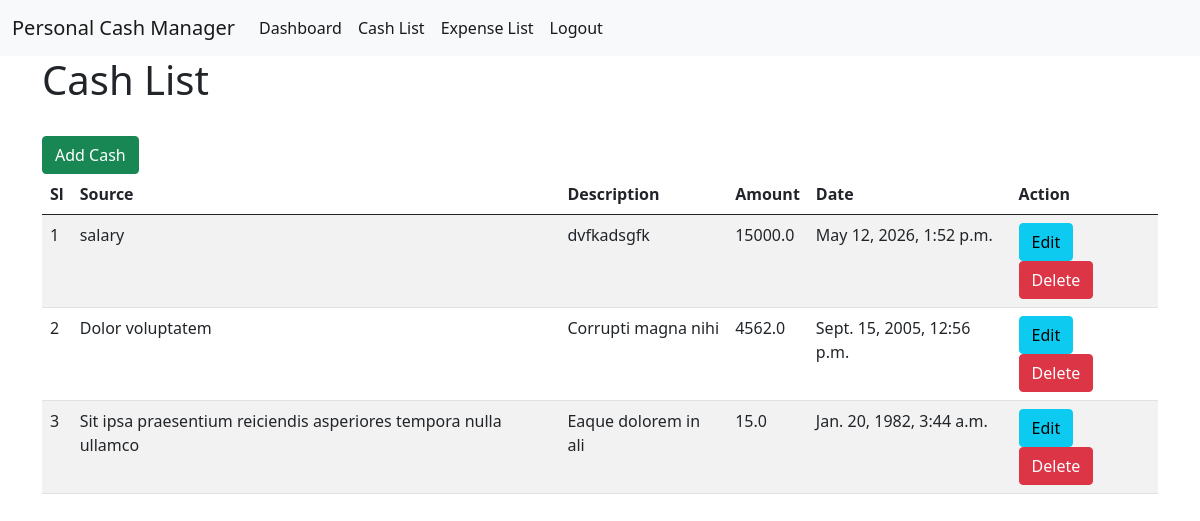
Page /cash-list/ (signed in) on the committed database.
### ManageCash/models.py (models this page shows, shortened)
class CashModel(models.Model):
    user=models.ForeignKey(UserModel,on_delete=models.CASCADE, related_name='cash_info',null=True)
    source=models.CharField(max_length=100,null=True)
    datetime=models.DateTimeField(null=True)
    amount=models.FloatField(null=True)
    description=models.TextField(null=True)

### ManageCash/views.py (the view)
# urls.py: path('cash-list/',cash_list,name='cash_list'),
@login_required
def cash_list(request):
    form_data=CashModel.objects.filter(user=request.user)
    context={
        'form_data':form_data
    }
    return render(request,'cash-list.html',context)

### ManageCash/templates/cash-list.html
{% extends 'master/base.html' %}
{% block body %}
<h1>Cash List</h1>
<br>
<a href="{% url 'add_cash' %}" class="btn btn-success">Add Cash</a>
<br>
<table class="table table-striped">
    <thead>
      <tr>
        <th>Sl</th>
        <th>Source</th>
        <th>Description</th>
        <th>Amount</th>
        <th>Date</th>
        <th>Action</th>
      </tr>
    </thead>
    <tbody>
      {% for cash in form_data  %}
      <tr>
        <td>{{forloop.counter}}</td>
        <td>{{cash.source}}</td>
        <td>{{cash.description}}</td>
        <td>{{cash.amount}}</td>
        <td>{{cash.datetime}}</td>
        <td>
          <a href="{% url 'update_cash' cash.id %}" class="btn btn-info">Edit</a>
          <a href="{% url 'delete_page' cash.id %}" class="btn btn-danger">Delete</a>
        </td>
      </tr>
      {% endfor %}
    </tbody>
</table>
{% endblock body %}

### ManageCash/templates/master/base.html (shortened to what this page needs)
{% load static %}
<!DOCTYPE html>
<html lang="en">
<head>
    <link rel="stylesheet" href="{% static 'bootstrap\css\bootstrap.min.css' %}">
</head>
<body>
    {% include 'master/nav.html' %}
    <div class="container">
        {% block body %}
        {% endblock body %}
    </div>
</body>
</html>

### ManageCash/templates/master/nav.html (shortened to what this page needs)
<nav class="navbar navbar-expand-lg navbar-light bg-light">
  <div class="container-fluid">
    <a class="navbar-brand" href="#">Personal Cash Manager</a>
    <div class="collapse navbar-collapse" id="navbarNav">
      <ul class="navbar-nav">
        {% if request.user.is_authenticated %}
        <li class="nav-item">
          <a class="nav-link active" aria-current="page" href="{% url 'dashboard_page' %}">Dashboard</a>
        </li>
        <li class="nav-item">
          <a class="nav-link active" href="{% url 'cash_list' %}">Cash List</a>
        </li>
        <li class="nav-item">
          <a class="nav-link active" href="{% url 'expense_page' %}">Expense List</a>
        </li>
        <li class="nav-item">
          <a class="nav-link active" href="{% url 'logout_page' %}">Logout</a>
        </li>
        {% endif %}
      </ul>
    </div>
  </div>
</nav>

### rows in the picture
CashModel: source "salary", description "dvfkadsgfk", amount "15000.0", datetime "May 12, 2026, 1:52 p.m."
CashModel: source "Dolor voluptatem", description "Corrupti magna nihi", amount "4562.0", datetime "Sept. 15, 2005, 12:56 p.m."
CashModel: source "Sit ipsa praesentium reiciendis asperiores tempora nulla ullamco", description "Eaque dolorem in ali", amount "15.0", datetime "Jan. 20, 1982, 3:44 a.m."
